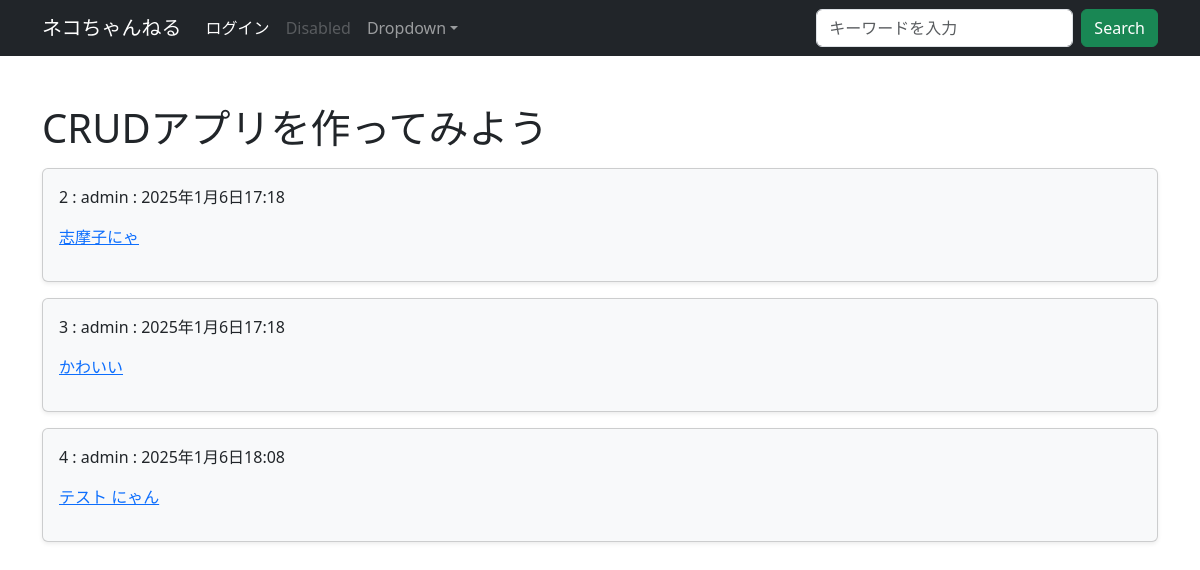
The page /bbs/ on the database its author committed.
### bbs/models.py (models this page shows, shortened)
class Article(models.Model):
    content = models.TextField()
    author = models.ForeignKey(User, on_delete=models.PROTECT)
    created_at = models.DateTimeField(auto_now_add=True)
    updated_at = models.DateTimeField(auto_now=True)

### bbs/views.py (the view)
# urls.py: path('', views.IndexView.as_view(), name='index'),
class IndexView(generic.ListView):
    model = Article
    template_name = 'bbs/index.html'

### bbs/forms.py
class SearchForm(forms.Form):
    query = forms.CharField(
        label='', max_length=50,
        widget=forms.TextInput(attrs={
            'class': 'form-control me-2',
            'placeholder': 'キーワードを入力',
            'aria-label': 'Search'}
        )
    )

### bbs/context_processors.py (called while the page is built)
def search_form(request):
    return {'searchform': SearchForm()}

### templates/bbs/index.html (shortened to what this page needs)
{% extends "base.html" %}
{% load django_bootstrap5 %}
{% block content %}
<h1 class="mt-5">CRUDアプリを作ってみよう</h1>
{% for article in object_list %}
<div class="card bg-light shadow-sm mt-3">
    <div class="card-body">
        <p>{{ article.id }} : {{ article.author }} : {{ article.created_at }}</p>
        <p><a href="{% url 'bbs:detail' article.id %}">{{ article.content }}</a></p>
    </div>
</div>
{% endfor %}
{% endblock %}

### rows shown on the page
Article: id "2", author "admin", created_at "2025年1月6日17:18", content "志摩子にゃ"
Article: id "3", author "admin", created_at "2025年1月6日17:18", content "かわいい"
Article: id "4", author "admin", created_at "2025年1月6日18:08", content "テスト にゃん"
